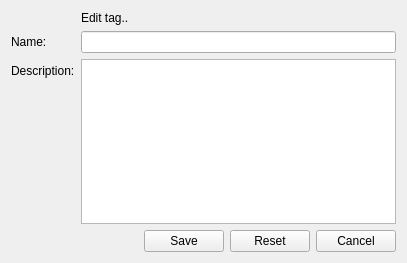
<?xml version="1.0" encoding="UTF-8"?>
<ui version="4.0">
 <class>tag_edit_form</class>
 <widget class="QWidget" name="tag_edit_form">
  <property name="geometry">
   <rect>
    <x>0</x>
    <y>0</y>
    <width>407</width>
    <height>263</height>
   </rect>
  </property>
  <property name="windowTitle">
   <string>Edit tag</string>
  </property>
  <property name="initAction" stdset="0">
   <string>read</string>
  </property>
  <property name="id" stdset="0">
   <string notr="true">{global.id}</string>
  </property>
  <property name="doctype" stdset="0">
   <string notr="true">TagRequest.simpleForm</string>
  </property>
  <property name="rootelement" stdset="0">
   <string>tag</string>
  </property>
  <layout class="QFormLayout" name="formLayout">
   <item row="1" column="0">
    <widget class="QLabel" name="label_name">
     <property name="text">
      <string>Name:</string>
     </property>
     <property name="buddy">
      <cstring>name</cstring>
     </property>
    </widget>
   </item>
   <item row="1" column="1">
    <widget class="QLineEdit" name="name">
     <property name="initialFocus" stdset="0">
      <bool>true</bool>
     </property>
    </widget>
   </item>
   <item row="2" column="0">
    <widget class="QLabel" name="label_description">
     <property name="text">
      <string>Description:</string>
     </property>
     <property name="buddy">
      <cstring>description</cstring>
     </property>
    </widget>
   </item>
   <item row="2" column="1">
    <widget class="QPlainTextEdit" name="description"/>
   </item>
   <item row="3" column="0" colspan="2">
    <layout class="QHBoxLayout" name="horizontalLayout_2">
     <item>
      <spacer name="horizontalSpacer">
       <property name="orientation">
        <enum>Qt::Horizontal</enum>
       </property>
       <property name="sizeHint" stdset="0">
        <size>
         <width>40</width>
         <height>20</height>
        </size>
       </property>
      </spacer>
     </item>
     <item>
      <widget class="QPushButton" name="save">
       <property name="text">
        <string>Save</string>
       </property>
       <property name="rootelement" stdset="0">
        <string notr="true">tag</string>
       </property>
       <property name="doctype" stdset="0">
        <string notr="true">Tag.simpleform</string>
       </property>
       <property name="action" stdset="0">
        <string notr="true">update</string>
       </property>
       <property name="form" stdset="0">
        <string notr="true">tags</string>
       </property>
       <property name="id" stdset="0">
        <string notr="true">{global.id}</string>
       </property>
      </widget>
     </item>
     <item>
      <widget class="QPushButton" name="reset">
       <property name="text">
        <string>Reset</string>
       </property>
       <property name="doctype" stdset="0">
        <string notr="true">TagRequest.simpleform</string>
       </property>
       <property name="rootelement" stdset="0">
        <string notr="true">tag</string>
       </property>
       <property name="action" stdset="0">
        <string notr="true">read</string>
       </property>
       <property name="id" stdset="0">
        <string notr="true">{global.id}</string>
       </property>
      </widget>
     </item>
     <item>
      <widget class="QPushButton" name="cancel">
       <property name="text">
        <string>Cancel</string>
       </property>
       <property name="form" stdset="0">
        <string notr="true">tags</string>
       </property>
      </widget>
     </item>
    </layout>
   </item>
   <item row="0" column="0">
    <widget class="QLabel" name="label">
     <property name="text">
      <string/>
     </property>
     <property name="pixmap">
      <pixmap resource="../qtclient.qrc">:/images/tag_blue_edit.png</pixmap>
     </property>
    </widget>
   </item>
   <item row="0" column="1">
    <widget class="QLabel" name="label_2">
     <property name="text">
      <string>Edit tag..</string>
     </property>
    </widget>
   </item>
  </layout>
 </widget>
 <tabstops>
  <tabstop>name</tabstop>
  <tabstop>description</tabstop>
  <tabstop>save</tabstop>
  <tabstop>reset</tabstop>
  <tabstop>cancel</tabstop>
 </tabstops>
 <resources>
  <include location="../qtclient.qrc"/>
  <include location="./qtclient.qrc"/>
 </resources>
 <connections/>
</ui>
